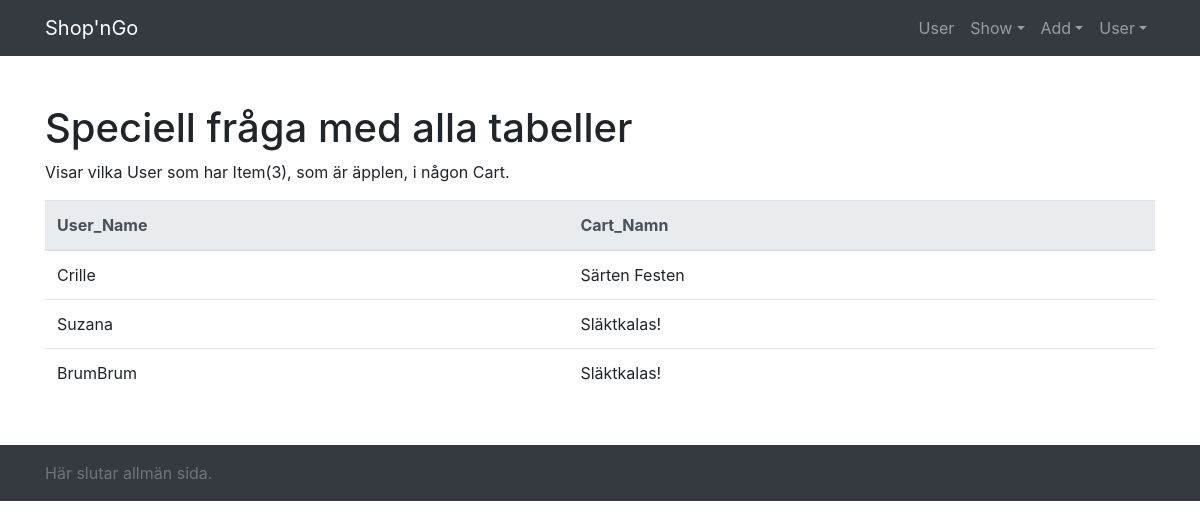
The page /show/show_item_in_usercart.php on the database its author committed.
### tables this page shows
CREATE TABLE `User` (
  `User_ID` int(255) NOT NULL,
  `Username` varchar(255) NOT NULL,
  `Password` varchar(255) NOT NULL,
  `Color` varchar(255) NOT NULL
);

CREATE TABLE `Cart` (
  `Cart_ID` int(255) NOT NULL,
  `Cart_Namn` varchar(255) NOT NULL
);

### show/show_item_in_usercart.php (the view)
<?php require_once '../includes/header.php' ?>
    <h1>Speciell fråga med alla tabeller</h1>
    <p>Visar vilka User som har Item(3), som är äpplen, i någon Cart.</p>
<?php
    require_once '../includes/dbconnect.php';
    $sql_who_item_in_list = "SELECT User.Username, Cart.Cart_Namn\n"
    . "FROM User, UserCarts, CartItem, Cart\n"
    . "WHERE \n"
    . "	 CartItem.Item_ID=3 AND\n"
    . "	 CartItem.Cart_ID=Cart.Cart_ID AND \n"
    . "  Cart.Cart_ID=UserCarts.Cart_ID AND\n"
    . "  UserCarts.User_ID=User.User_ID";
    $result_who_item_in_list = $link->query($sql_who_item_in_list) or die ("Kunde inte ställa frågan att hämta Items."); ?>
    <table class="table">
        <thead class="thead-light">
          <tr>
          <th scope="col">User_Name</th>
          <th scope="col">Cart_Namn</th>
          </tr>
        </thead>
        <tbody>
    <?php
    while ($person = mysqli_fetch_array($result_who_item_in_list)) { ?>
        <tr>
        <td scope="row"><?php echo $person['Username']?></td>
        <td scope="row"><?php echo $person['Cart_Namn']?></td>
        </tr>
    <?php } ?>
    </tbody>
    </table>
<?php require_once '../includes/footer.php' ?>

### style.css (style rules this page uses)
body { padding-top: 0rem; }

### rows shown on the page
user: Username "Crille", cart.Cart_Namn "Särten Festen"
user: Username "Suzana", cart.Cart_Namn "Släktkalas!"
user: Username "BrumBrum", cart.Cart_Namn "Släktkalas!"
